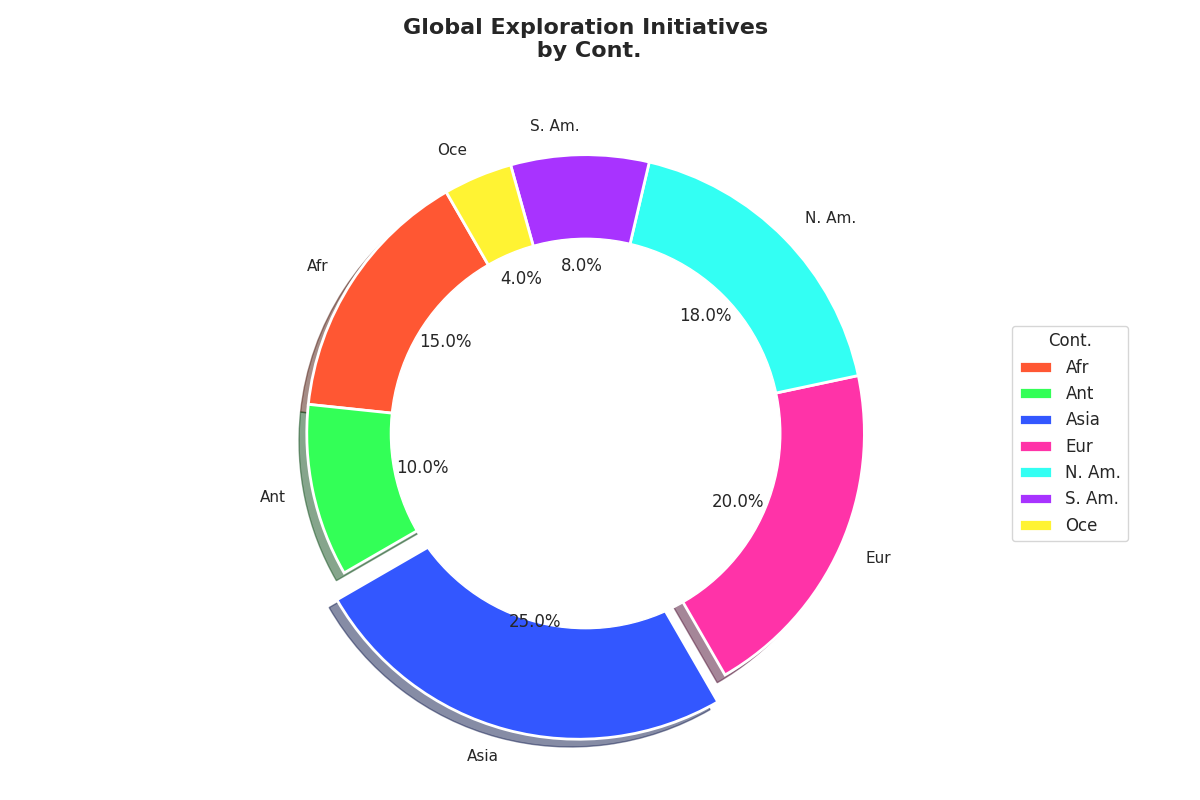

The script that drew this image:
import matplotlib.pyplot as plt

continents = ['Afr', 'Ant', 'Asia', 'Eur', 'N. Am.', 'S. Am.', 'Oce']
initiatives_percentage = [15, 10, 25, 20, 18, 8, 4]
new_colors = ['#FF5733', '#33FF57', '#3357FF', '#FF33A8', '#33FFF3', '#A833FF', '#FFF333']

plt.figure(figsize=(12, 8))

explode = (0, 0, 0.1, 0, 0, 0, 0)
wedges, texts, autotexts = plt.pie(initiatives_percentage, labels=continents, autopct='%1.1f%%', startangle=120, colors=new_colors, shadow=True, explode=explode)

for w in wedges:
    w.set_linewidth(2)
    w.set_edgecolor('white')

plt.gca().add_artist(plt.Circle((0, 0), 0.70, color='white'))

plt.title('Global Exploration Initiatives\n by Cont.', fontsize=16, fontweight='bold', pad=20)
plt.legend(title="Cont.", loc='center left', bbox_to_anchor=(1.1, 0.5), fontsize=12)

plt.tight_layout()
plt.show()
